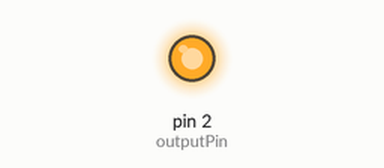
Recording of a sketch running on a simulated Arduino Uno, built with avr-gcc and run on an emulated ATmega328P. Shown: output pins drawn as LEDs (lit = HIGH).

Above: at 0.2 s.
At 38.5 s:
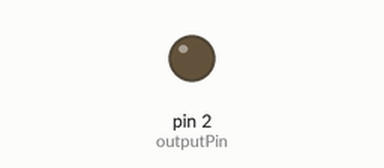
Timing chart, 0 to 41.6 s (numbered marks = the images above):
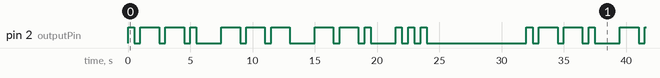

The sketch:

morseCodeDimmer.ino
```cpp
// (licence header left out)
#define timeUnitMS 500
#define outputPin 2

/* Writing Morse Code Conventions

   . for dots
   - for Dahs
   Spaces between Letters
   | between words

*/
const String morseCode = ".--. --- --. ...";

//Morse Code Timings

/*Between Times*/
#define betweenSymbolTime 1
#define betweenLetterTime 3
#define betweenWordTime 7
#define betweenRepeatTime 15


/*Symbol Times*/

#define ditTime 1
#define dahTime 3

/******************/

void setup() {
  pinMode(outputPin, OUTPUT);
}

void loop() {
  for (int i = 0; i < morseCode.length(); i++) {

    char charIndex = morseCode.charAt(i);

    //Check for Spaces
    if (charIndex == '|') {                 //Delay between Words
      delay(timeUnitMS * betweenWordTime);
      continue;
    } else if ( charIndex == ' ') {         //Delay between Letters
      delay(timeUnitMS * betweenLetterTime);
      continue;
    }

    digitalWrite(outputPin, HIGH);

    if (charIndex == '.') {                //Dit
      delay(timeUnitMS * ditTime);
    }
    else if ( charIndex == '-') {          //Dah
      delay( timeUnitMS * dahTime);
    }
    digitalWrite(outputPin, LOW);


    delay(timeUnitMS * betweenSymbolTime); //Delay between Symbols
  }

  delay(timeUnitMS * betweenRepeatTime);   //Time Between Repeats

}
```

Measured:
- by itself, pin 2 (outputPin): moves between LOW and HIGH, repeating every 32.0 s
- by itself, everything shown: repeats every 32.0 s, in 26 steps
